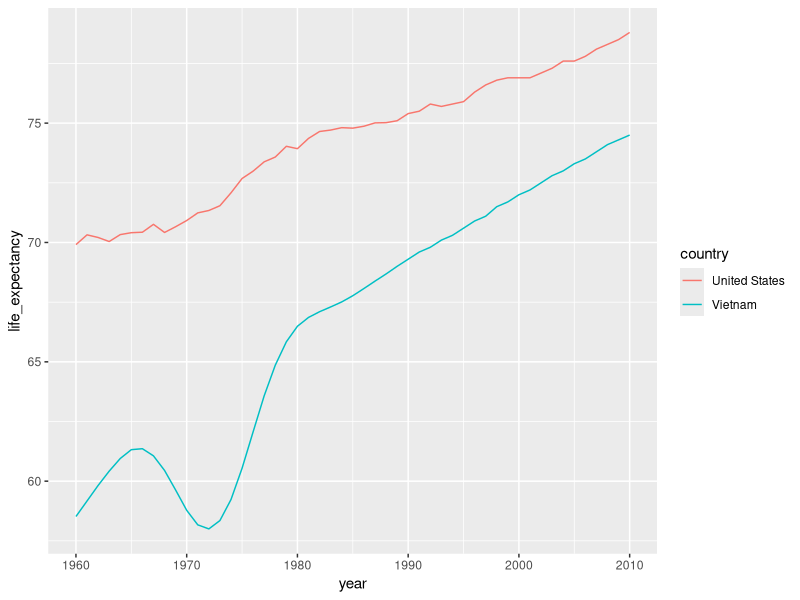

Here is the R script that generated this plot:
## Cargamos las librerías y seleccionamos los datos
library(dplyr)
library(dslabs)
library(ggplot2)
data(gapminder)

## Seleccionamos los países y años
countries <- c("Vietnam", "United States")
years <- 1960:2010

## Creamos la tabla
tab <- gapminder %>%
        filter(country %in% countries, year %in% years)

## Creamos el objeto p
p <- tab %>% # Asignamos los datos a ggplot
    ggplot(aes(year, life_expectancy, color = country)) + # variables
    geom_line() # Agregamos la capa de la linea

## mostramos el gráfico
p
